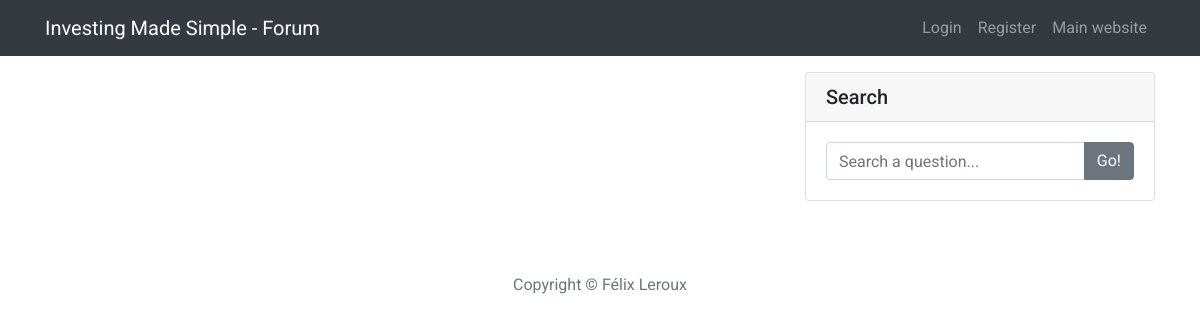
/forum, run on an earlier commit of the app's database.
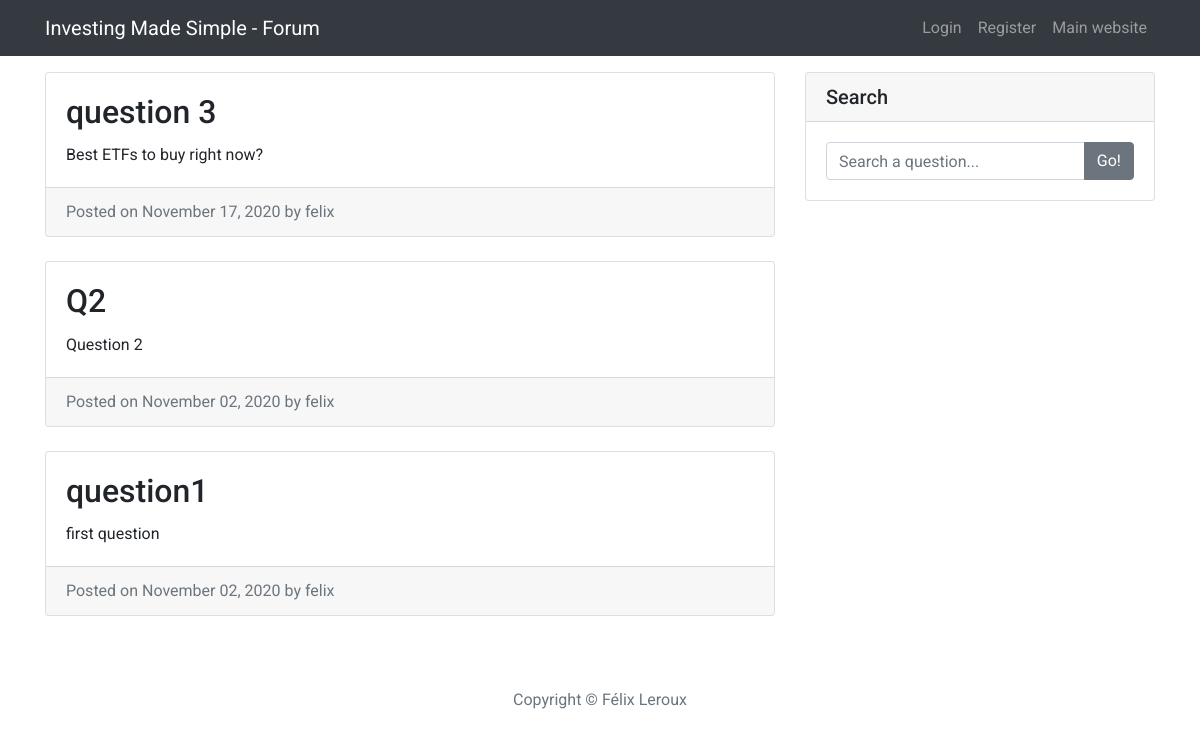
And on a later commit of the database.
### myproject/models.py (models this page shows, shortened)
class Question(models.Model):
    title = models.CharField(max_length=100)
    content = models.TextField()
    date_posted = models.DateTimeField(default=timezone.now)
    author = models.ForeignKey(User, on_delete=models.CASCADE)

### myproject/views.py (the view)
# urls.py: path('forum', QuestionListView.as_view(), name='forum-home'),
class QuestionListView(ListView):
    model = Question
    template_name = 'forum/forumIndex.html'
    context_object_name = 'questions'
    ordering = ['-date_posted']

### templates/forum/forumIndex.html (shortened to what this page needs)
{% extends 'forum/base-forum.html' %}
{% load static %}
{% block content %}
{% for question in questions %}
<div class="card my-4">
    <div class="card-body">
        <h2 class="card-title"><a href="{% url 'question-detail' question.id %}">{{ question.title }}</a></h2>
        <p class="card-text">{{ question.content }}</p>
    </div>
    <div class="card-footer text-muted">
        Posted on {{ question.date_posted|date:"F d, Y" }} by {{ question.author }}
    </div>
</div>
{% endfor %}
{% endblock %}

### templates/forum/base-forum.html (shortened to what this page needs)
{% load static %}
<html>
<head>
    <link rel="stylesheet" href="https://stackpath.bootstrapcdn.com/bootstrap/4.3.1/css/bootstrap.min.css"
>
</head>
<body class="is-preload" style="font-family: 'Roboto', sans-serif">
<div id="wrapper" class="mb-5">
    <header id="header">
        <a href="/forum" class="logo">IMS - FORUM</a>
    </header>
    <nav class="navbar navbar-expand-lg navbar-dark bg-dark fixed-top">
        <div class="container">
            <a class="navbar-brand" href="/forum">Investing Made Simple - Forum</a>
            <div class="collapse navbar-collapse" id="navbarResponsive">
                <ul class="navbar-nav ml-auto">
                    {% if user.is_authenticated %}
                    <li class="nav-link"><a href="{% url 'logout' %}">Logout</a></li>
                    <li class="nav-link"><a href="{% url 'logout' %}">Post a question</a></li>
                    {% else %}
                    <li class="nav-link"><a href="{% url 'login' %}">Login</a></li>
                    <li class="nav-link"><a href="{% url 'register' %}">Register</a></li>
                    {% endif %}
                    <li class="nav-link"><a href="/">Main website</a></li>
                </ul>
            </div>
        </div>
    </nav>
    <div class="container">
        <div class="row my-4">
            <div class="col-md-8">
                {% block content %}{% endblock %}
            </div>
            <div class="col-md-4">
                <div class="card my-4 ">
                    <h5 class="card-header">Search</h5>
                    <div class="card-body">
                        <div class="input-group">
                            <input type="text" class="form-control" placeholder="Search a question...">
                            <span class="input-group-append">
                                <button class="btn btn-secondary" type="button">Go!</button>
                            </span>
                        </div>
                    </div>
                </div>
            </div>
        </div>
    </div>
</div>
</body>
<footer class="footer my-3">
    <div class="container text-center">
        <span class="text-muted">Copyright &copy; Félix Leroux</span>
    </div>
</footer>
</html>

### templates/forum/base-forum.html (style rules this page uses)
a { color: inherit; }

What changed in the data, as far as the page shows it:
added Question: title "question 3", content "Best ETFs to buy right now?", date_posted "November 17, 2020", author "felix"
added Question: title "Q2", content "Question 2", date_posted "November 02, 2020", author "felix"
added Question: title "question1", content "first question", date_posted "November 02, 2020", author "felix"
